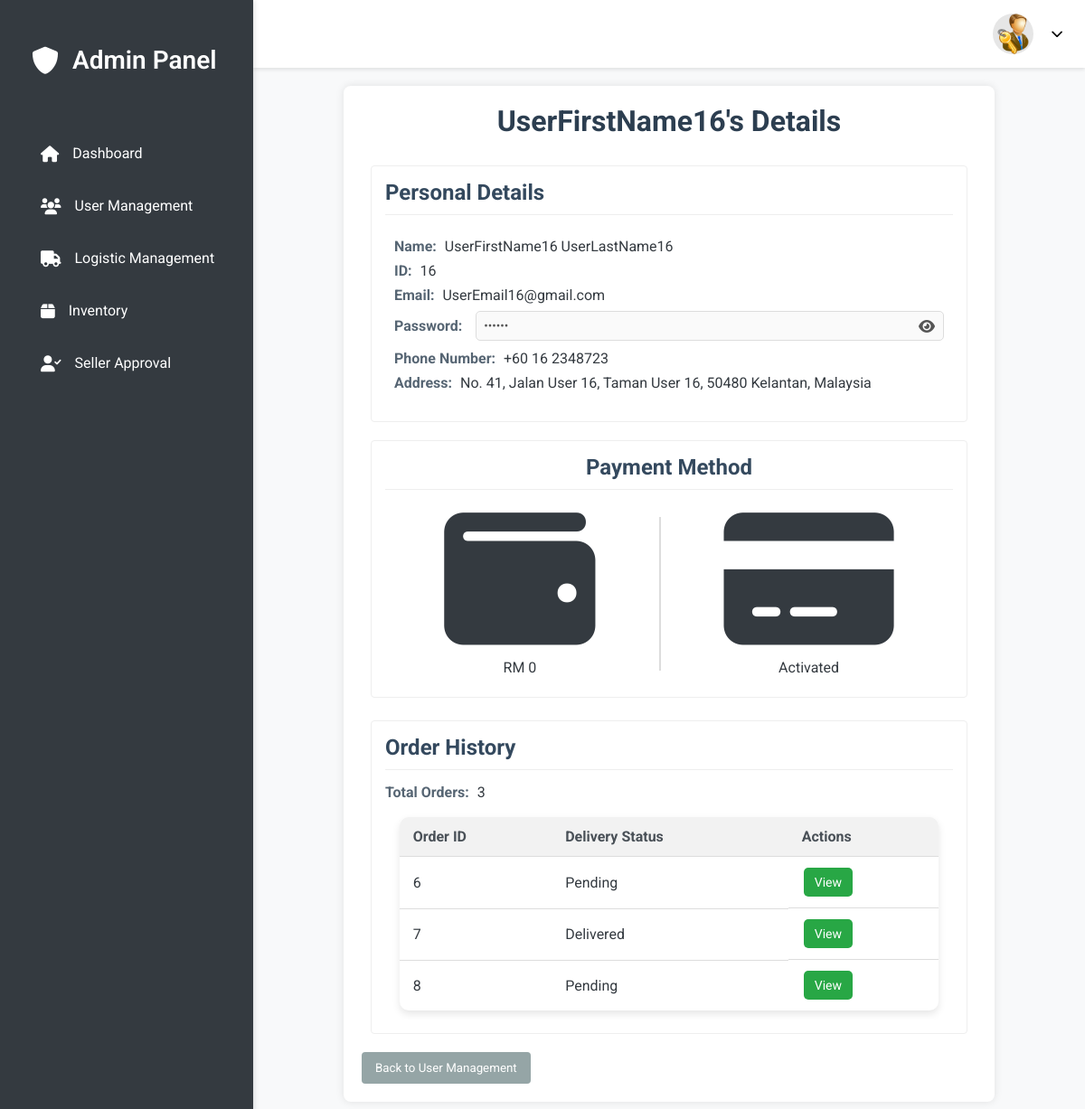
Screenshot of /admin/view_user/16 with the database file from the repository.
### tables this page shows
CREATE TABLE user (
        pid INTEGER PRIMARY KEY AUTOINCREMENT,
        firstName TEXT NOT NULL,
        lastName TEXT NULL,
        email TEXT UNIQUE NOT NULL,
        password TEXT NOT NULL,
        isSeller INTEGER DEFAULT 0,
        haveBankCard INTEGER DEFAULT 0,
        phone_number TEXT,
        wallet DECIMAL(10, 2) DEFAULT 0.00,
        address TEXT
    );

CREATE TABLE orders (
        id INTEGER PRIMARY KEY AUTOINCREMENT,
        buyer_id INTEGER NOT NULL,
        product_id INTEGER NOT NULL, 
        quantity INTEGER NOT NULL,
        date DATE NOT NULL,
        payment_method TEXT NOT NULL,
        delivery_status TEXT DEFAULT 'Pending',
        seller_status TEXT DEFAULT 'Pending',
        total_amount DECIMAL(10,2) NOT NULL,
        FOREIGN KEY (buyer_id) REFERENCES user(pid) ON DELETE CASCADE ON UPDATE CASCADE
        FOREIGN KEY (product_id) REFERENCES products(id) 
    );

### admin_feature.py (the view)
@admin_blueprint.route("/view_user/<int:id>", methods=["POST", "GET"])
def view_user(id):
  con = get_connect_db()
  cur = con.cursor()
  try:
    cur.execute("SELECT * FROM user WHERE pid = ?", (id,))
    user = cur.fetchone()
    if not user:
         flash("User not found.", "warning")
         return redirect(url_for("admin.user_management"))
    cur.execute("""
    SELECT
        o.id,
        o.date,
        o.total_amount,
        o.delivery_status,
        p.name AS product_name
    FROM orders o
    JOIN products p ON o.product_id = p.id
    WHERE o.buyer_id = ?
  """, (id,))
    orders = cur.fetchall()
    orders = [{"id": order[0], "date": order[1], "total_amount": order[2], "delivery_status":order[3], "product_name": order[4] } for order in orders]
  except Exception as e:
       flash(f"An error occurred: {e}", "danger")
  finally:
    con.close()
  return render_template("view_user_details.html", user=user, orders=orders)

### db.py (called while the page is built)
def get_connect_db():
    conn = sqlite3.connect(DATABASE_PATH)
    conn.row_factory = sqlite3.Row
    return conn

### web.py (called while the page is built)
@app.after_request
def add_header(response):
    response.headers["Cache-Control"] = "no-store, no-cache, must-revalidate, post-check=0, pre-check=0, max-age=0"
    response.headers["Pragma"] = "no-cache"
    response.headers["Expires"] = "0"
    return response

### templates/view_user_details.html (shortened to what this page needs)
{% extends "admin_page.html" %}
{% block content %}
<link rel="stylesheet" href="https://cdnjs.cloudflare.com/ajax/libs/font-awesome/6.0.0/css/all.min.css"
 />
<link rel="stylesheet" href="/static/view_user_details.css">
<div class="user-details-container">
    <h1>{{ user.firstName }}'s Details</h1>
    <div class="content-container">
        <section class="personal-info-section">
            <h2>Personal Details</h2>
            <div class="details-card">
              <p>
                <strong>Name:</strong>
                {{ user.firstName }} {{ user.lastName }}
              </p>
               <p><strong>ID:</strong> {{ user.pid }}</p>
               <p><strong>Email:</strong> {{ user.email }}</p>
                 <div class="password-field">
                    <label><strong>Password:</strong></label>
                    <input type="password" id="password" value="{{ user.password }}" disabled>
                    <i class="fas fa-eye password-toggle" id="togglePassword"></i>
                </div>
               {% if user.phone_number %}
                 <p><strong>Phone Number:</strong> {{ user.phone_number }}</p>
               {% endif %}
               {% if user.address %}
                 <p><strong>Address:</strong> {{ user.address }}</p>
               {% endif %}
            </div>
        </section>
       <section class="payment-info-section">
             <h2>Payment Method</h2>
             <div class="payment-icons">
                <div id="wallet" class="icon-container">
                  <i class="fas fa-wallet fa-3x"></i>
                  <p>RM {{ user.wallet }}</p>
                </div>
                <div class="separator"></div>
                <div id="card" class="icon-container">
                  <i class="fas fa-credit-card fa-3x"></i>
                  <p>{% if user.haveBankCard == 1 %}Activated{% else %}Not activated{% endif %}</p>
                </div>
              </div>
            </section>
    </div>
    <section class="order-history-section">
        <h2>Order History</h2>
        <p><strong>Total Orders:</strong> {{ orders|length }}</p>
        <div class="table-responsive">
        <table class="order-table">
             <thead>
              <tr>
                    <th>Order ID</th>
                    <th>Delivery Status</th>
                    <th>Actions</th>
              </tr>
             </thead>
            <tbody>
             {% for order in orders %}
                <tr>
                  <td>{{ order.id }}</td>
                  <td>{{ order.delivery_status }}</td>
                  <td class="action-buttons">
                      <form action="{{ url_for('admin.view_order_details', order_id=order.id) }}" method="GET">
                          <button type="submit" class="view-btn">View</button>
                      </form>
                  </td>
                </tr>
                {% else %}
                <tr>
                   <td colspan="3" style="text-align: center">No Orders Found</td>
                </tr>
                {% endfor %}
            </tbody>
        </table>
    </div>
   </section>
    <button class="back-button" onclick="window.location.href='{{ url_for('admin.user_management') }}'">Back to User Management</button>
</div>
{% endblock %}

### static/admin_page.css (style rules this page uses)
* { margin: 0; padding: 0; box-sizing: border-box; font-family: 'Roboto', sans-serif; }
body { background-color: #f8f9fa; color: #343a40; }

### static/view_user_details.css (style rules this page uses)
.user-details-container { margin: 20px 100px; background: #fff; padding: 20px; border-radius: 8px; box-shadow: 0 0 10px rgba(0, 0, 0, 0.1); font-family: 'Roboto', sans-serif; }
.user-details-container h1 { text-align: center; margin-bottom: 20px; color: #2c3e50; }
.user-details-container h2 { border-bottom: 1px solid #eee; padding-bottom: 10px; margin-bottom: 15px; color: #34495e; }
.content-container { display: flex; justify-content: space-between; align-items: flex-start; flex-wrap: wrap; margin-bottom: 15px; }
.personal-info-section { flex: 1; padding: 15px; border: 1px solid #eee; border-radius: 4px; margin: 10px; flex-basis: calc(40% - 20px); }
.details-card { padding: 10px; }
.personal-info-section p { margin-bottom: 10px; }
.payment-info-section { flex: 1; padding: 15px; border: 1px solid #eee; border-radius: 4px; margin: 10px; text-align: center; flex-basis: calc(40% - 20px); }
.payment-icons { display: flex; justify-content: center; align-items: center; gap: 70px; }
.payment-icons .icon-container { display: flex; flex-direction: column; text-align: center; align-items: center; justify-content: center; }
.payment-icons .separator { border-left: 2px solid #ddd; height: 170px; align-self: center; }
.payment-info-section p { text-align: center; margin: 5px 0px; }
.order-history-section { flex-basis: calc(100% - 20px); padding: 15px; border: 1px solid #eee; border-radius: 4px; margin: 10px; }
.user-details-container p { margin-bottom: 8px; }
.user-details-container strong { font-weight: bold; color: #566573; margin-right: 5px; }
.back-button { display: block; background-color: #95a5a6; color: #fff; border: none; padding: 10px 15px; border-radius: 4px; cursor: pointer; text-align: center; text-decoration: none; transition: background-color 0.3s ease; margin-top: 20px; }
.table-responsive { width: 100%; overflow-x: auto; }
.order-table { width: 95%; border-collapse: collapse; margin: 10px auto; box-shadow: 0 4px 8px rgba(0, 0, 0, 0.1); border-radius: 10px; overflow: hidden; }
.order-table th, .order-table td { padding: 12px 15px; text-align: left; border-bottom: 1px solid #ddd; font-size: 16px; }
.order-table th { background-color: #f2f2f2; font-weight: bold; color: #495057; }
.order-table tbody tr:last-child td { border-bottom: none; }
.password-field { display: flex; align-items: center; margin-bottom: 10px; position: relative; }
.password-field label { margin-right: 10px; color: #566573; }
.password-field input[type="password"], .password-field input[type="text"] { padding: 8px; border: 1px solid #ddd; border-radius: 5px; flex-grow: 1; color: #555; box-sizing: border-box; -webkit-transition: all 0.3s ease-in-out; -moz-transition: all 0.3s ease-in-out; -ms-transition: all 0.3s ease-in-out; -o-transition: all 0.3s ease-in-out; transition: all 0.3s ease-in-out; }
.password-field i { position: absolute; right: 10px; top: 50%; transform: translateY(-50%); cursor: pointer; color: #555; }
.action-buttons { display: flex; gap: 5px; justify-content: flex-start; }
.action-buttons button, .action-buttons form button { padding: 8px 12px; margin: 0px 2px; border: none; border-radius: 5px; cursor: pointer; color: #fff; font-size: 14px; transition: background-color 0.3s ease; }
.action-buttons .view-btn { background-color: #28a745; }
.payment-icons .icon-container i { font-size: 10.45em; }

### rows the page displays
user: firstName "UserFirstName16", lastName "UserLastName16", pid "16", email "UserEmail16@gmail.com", phone_number "+60 16 2348723", address "No. 41, Jalan User 16, Taman User 16, 50480 Kelantan, Malaysia", wallet "0"
orders: id "6", delivery_status "Pending"
orders: id "7", delivery_status "Delivered"
orders: id "8", delivery_status "Pending"

### other values shown
{{ orders|length }} "3"
